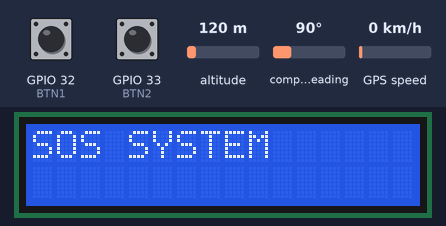
Recording of a sketch running on a simulated ESP32. Shown: 16×2 character LCD. The test bench sets the inputs (shaded band); at power-on: GPIO 32 (BTN1) HIGH, GPIO 33 (BTN2) HIGH, altitude 120 m, compass heading 90°, GPS speed 0 km/h. The GPS gets a fix after 3 s at 37.7749, -122.4194 with 8 satellites; the modem accepts every AT command (registered, SIM ready, sends succeed) and sends nothing else; what the sketch prints to the serial monitor is not drawn.

Above: at 3.2 s.
3.3 s: GPIO 32 (BTN1) pulled LOW for 0.15 s
At 4.2 s:
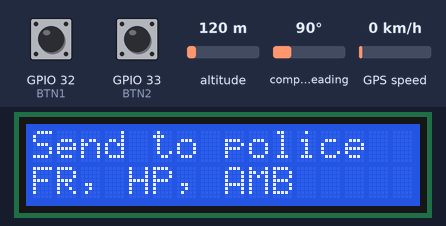
At 12.4 s:
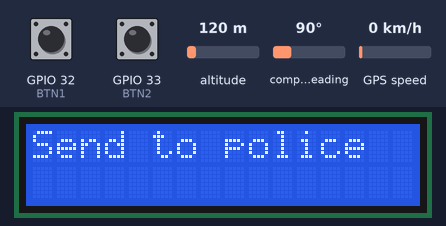
Timing chart, 0 to 13.9 s (numbered marks = the images above; inputs shaded):
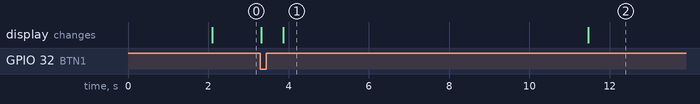

The sketch:

sos.ino
```cpp
#include <Wire.h>
#include <LiquidCrystal_I2C.h>
#include <TinyGPS++.h>
#include <HardwareSerial.h>

LiquidCrystal_I2C lcd(0x27,16,2);

TinyGPSPlus gps;

HardwareSerial gpsSerial(2); // RX2=16 TX2=17
HardwareSerial sim800(1);    // RX=27 TX=26

#define BTN1 32
#define BTN2 33

String lat="";
String lon="";

void setup()
{
  Serial.begin(115200);

  pinMode(BTN1, INPUT_PULLUP);
  pinMode(BTN2, INPUT_PULLUP);

  lcd.init();
  lcd.backlight();

  gpsSerial.begin(9600, SERIAL_8N1, 16, 17);
  sim800.begin(9600, SERIAL_8N1, 27, 26);

  Serial.println("SOS SYSTEM STARTING...");

  lcd.setCursor(0,0);
  lcd.print("SOS SYSTEM");
  lcd.clear();
  delay(2000);
}

void loop()
{
  lcd.setCursor(0,0);
  lcd.print("SOS SYSTEM");

  while(gpsSerial.available())
  {
    char c = gpsSerial.read();
    gps.encode(c);
  }

  if(gps.location.isValid())
  {
    lat = String(gps.location.lat(),6);
    lon = String(gps.location.lng(),6);

    Serial.print("Latitude: ");
    Serial.println(lat);

    Serial.print("Longitude: ");
    Serial.println(lon);
  }
  else
  {
    Serial.println("Waiting for GPS signal...");

    lat = "11.323078";
    lon = "77.674987";

    Serial.println("Using Default Location:");
    Serial.print("Latitude: ");
    Serial.println(lat);

    Serial.print("Longitude: ");
    Serial.println(lon);
  }

  if(digitalRead(BTN1)==LOW)
  {
    Serial.println("Button 1 Pressed");

    lcd.clear();
    lcd.print("BTN1 Pressed");
    delay(500);
    lcd.clear();
    lcd.print("Send to police");
    lcd.setCursor(0, 1);
    lcd.print("FR, HP, AMB");

    sendGroup1();

    delay(5000);
  }

  if(digitalRead(BTN2)==LOW)
  {
    Serial.println("Button 2 Pressed");

    lcd.clear();
    lcd.print("BTN2 Pressed");
    delay(500);
    lcd.clear();
    lcd.print("Send to police");
    lcd.setCursor(0, 1);
    lcd.print("HP, AMB");

    sendGroup2();

    delay(5000);
  }
}

void sendSMS(String number, String message)
{
  Serial.print("Sending SMS to: ");
  Serial.println(number);

  sim800.println("AT+CMGF=1");
  delay(1000);

  sim800.print("AT+CMGS=\"");
  sim800.print(number);
  sim800.println("\"");

  delay(1000);

  sim800.print(message);

  delay(500);

  sim800.write(26);

  Serial.println("SMS Sent");
  Serial.println(message);

  delay(5000);
}
String createMessage1()
{
  String msg="EMERGENCY ALERT!\n";
  msg+="Animal Coming\n";
  msg+="Need immediate help.\n";
  msg+="Location:\n";

  msg+="Lat:";
  msg+=lat;

  msg+=" Lon:";
  msg+=lon;

  msg+="\n";
  msg+="https://maps.google.com/?q=";
  msg+=lat;
  msg+=",";
  msg+=lon;

  Serial.println("Generated Message:");
  Serial.println(msg);

  return msg;
}

String createMessage2()
{
  String msg="EMERGENCY ALERT!\n";
  msg+="Medical Emergency\n";
  msg+="Need immediate help.\n";
  msg+="Location:\n";

  msg+="Lat:";
  msg+=lat;

  msg+=" Lon:";
  msg+=lon;

  msg+="\n";
  msg+="https://maps.google.com/?q=";
  msg+=lat;
  msg+=",";
  msg+=lon;

  Serial.println("Generated Message:");
  Serial.println(msg);

  return msg;
}

void sendGroup1()
{
  Serial.println("Sending Group 1 Alerts");

  String message=createMessage1();

  sendSMS("+916379193192", message); // Police
  lcd.clear();
  lcd.print("Send to police");

  sendSMS("+919994933370", message); // Forest
  lcd.clear();
  lcd.print("Send to Forest");
  lcd.setCursor(0,1);
  lcd.print("Ranger");

  sendSMS("+917603834343", message); // Hospital
  lcd.clear();
  lcd.print("Send to Hospital");

  sendSMS("+919789613292", message); // Ambulance
  //lcd.clear();
  //lcd.setCursor(0,0);
 // lcd.print("Send to ");
  lcd.setCursor(0,1);
  lcd.print("Ambulance");

  lcd.clear();
  lcd.print("Group1 Sent");
  lcd.clear();

  Serial.println("Group 1 SMS Completed");
}

void sendGroup2()
{
  Serial.println("Sending Group 2 Alerts");

  String message=createMessage2();

  sendSMS("+916379193192", message); // police
  lcd.clear();
  lcd.print("Send to police");

  sendSMS("+917603834343", message); // Hospital
  lcd.clear();
  lcd.print("Send to Hospital");

  sendSMS("+919789613292", message); // Ambulance
 // lcd.clear();
 // lcd.setCursor(0,0);
  //lcd.print("Send to ");
  lcd.setCursor(0,1);
  lcd.print("Ambulance");

  lcd.clear();
  lcd.print("Group2 Sent");
  lcd.clear();
  Serial.println("Group 2 SMS Completed");

}
```

Measured:
- after the input at 3.3 s, the display: first changes at once (image 1 shows a later state)
- what the display in image 1 shows lasts 7.6 s, from 3.9 s to 11.5 s
